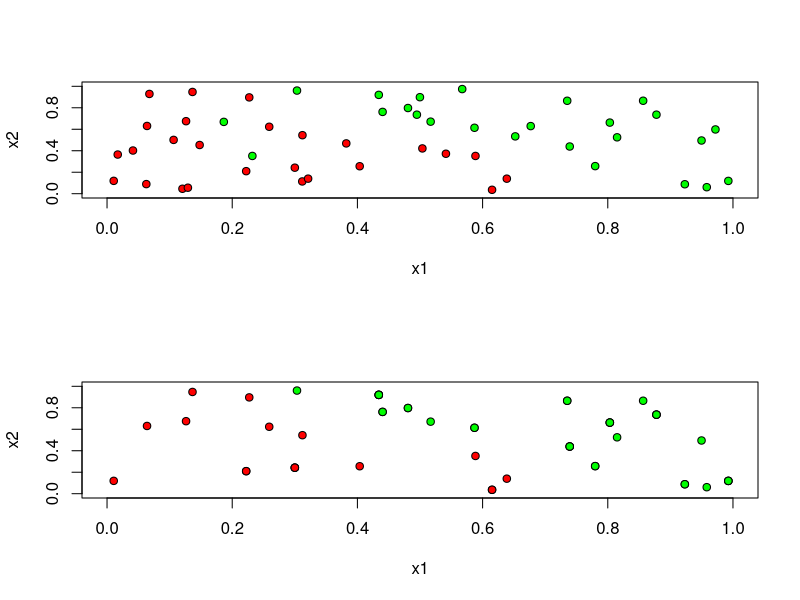
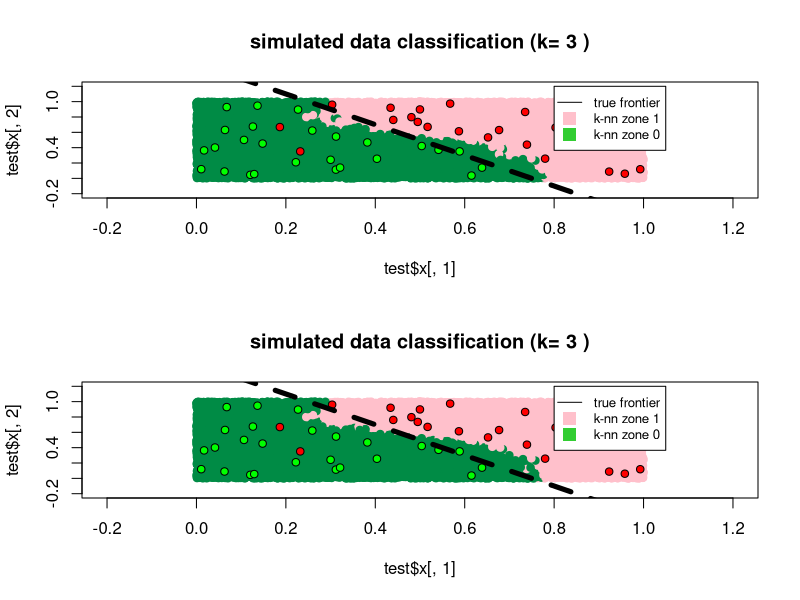

Write the R code that produced these figures, in order. (Note: this script raises an error after producing the figures.)

##########################################################################
# BAGGING PART
##########################################################################


##########################################################################
# Reuse the same genertive model as before
##########################################################################
rbernouilli <- function(n,beta){ 
  rand_uni=runif(n)
  rand_bern=rep(0,n)
  rand_bern[which(rand_uni<beta)]<-1
  return(rand_bern) 
} 

generate_fun <- function(n,mu_true,mu_0_true,alpha,beta) {
  x1 = runif(n)
  x2 = runif(n)
  indices=which(mu_true[1]*x1+mu_true[2]*x2+mu_0_true<0)
  y1=2*rbernouilli(n,alpha)-1  
  y=2*rbernouilli(n,beta)-1
  y[indices]=y1[indices]
  return(data.frame(cbind(x1,x2,y)))
}




bootstrap<-function(simul_table){
  a=dim(simul_table)  
  index_bootstrapped=sample(1:a[1],replace =TRUE)
  return(simul_table[index_bootstrapped,])
}




n=51
alpha=0.05
beta=0.95
mu_true=c(2,1)
mu_0_true=-1.5

simul_table=generate_fun(n,mu_true,mu_0_true,alpha,beta)

x11()
par(mfcol=c(2,1))
y0=(simul_table$y+1)/2+1
plot(simul_table[,1:2],
     xlim=c(0,1), ylim=c(0,1),
     pch = 21, 
     bg = c("red", "green")[y0])

simul_table_1=bootstrap(simul_table)
dim(simul_table_1)

y1=(simul_table_1$y+1)/2+1
plot(simul_table_1[,1:2],
     xlim=c(0,1), ylim=c(0,1),
     pch = 21, 
     bg = c("red", "green")[y1])

# remark that there seems to have less points in the second case, but it is
# just because the sample are with replacements, so it is highly unlikely that
# there exactly as many points as in the original sample.


##########################################################################
# the baggin procedure
##########################################################################


rexemple <- function(n){
  res <- list();
  res$x <- cbind(runif(n), runif(n));
  res$y <- array(n);
  res$o <- array(n);
  u <- runif(n);
  T = 2 * res$x[,1] + res$x[,2] < 1.5;
  res$y[T]  <- u[T]<alpha;
  res$y[!T] <- u[!T]<beta;
  res$o[!T]  <- 1;
  res$o[T]  <- 0;
  res;
}

#test=cbind(kronecker(seq(1:m)/m,rep(1,m)),rep(seq(1:m)/m,m));
test <- rexemple(20000); # could also use LHS here
nb_nn=3
library(class)
test_guessed <- knn(simul_table[,1:2], test$x, simul_table[,3], k=nb_nn)
                    
x11()
par(mfcol=c(2,1))
plot(test$x[,1], test$x[,2], 
     col = c("springgreen4", "pink")[as.numeric(test_guessed)], 
     pch = 19, xlim = c(-0.2, 1.2), ylim = c(-0.2, 1.2))
points(simul_table[,1], simul_table[,2], pch = 21,bg = c( "green","red")[(1+simul_table$y)/2+1])
lines(c(0, 1), c(1.5, -0.5),col="black",lwd=5, lty=2)
# graph legend and result prints
title(paste("simulated data classification (k=",nb_nn,")"))       

legend(0.8, 1.2, cex=0.8,c("true frontier", "k-nn zone 1", "k-nn zone 0"), 
       lty = c(1, 0, 0), lwd = c(1, 0, 0),
       pch = c(NA,22, 22),
       pt.bg = c("black", "pink", "limegreen"),
       pt.cex = 2)








bootstrap<-function(simul_table){
  a=dim(simul_table)  
  index_bootstrapped=sample(1:a[1],replace =TRUE)
  return(simul_table[index_bootstrapped,])
}


bagging <- function(simul_table,test,nb_nn,B){
  a=length(test$y)
  test_guessed=matrix(0,a,B)
  for(i in 1:B){
    simul_table_1=bootstrap(simul_table)  
    test_guessed[,i]  <- (as.numeric(knn(simul_table_1[,1:2], test$x, simul_table_1[,3], k=nb_nn))-1)*2-1    
  }
  values=sign(apply(test_guessed,1,sum))
  return(values)
}

B=1000;
bagged_values=bagging(simul_table,test,nb_nn,B)

plot(test$x[,1], test$x[,2], 
     col = c("springgreen4", "pink")[as.numeric((1+bagged_values)/2+1)], 
     pch = 19, xlim = c(-0.2, 1.2), ylim = c(-0.2, 1.2))


points(simul_table[,1], simul_table[,2], pch = 21,bg = c( "green","red")[(1+simul_table$y)/2+1])
lines(c(0, 1), c(1.5, -0.5),col="black",lwd=5, lty=2)
# graph legend and result prints
title(paste("simulated data classification (k=",nb_nn,")"))       
legend(0.8, 1.2, cex=0.8,c("true frontier", "k-nn zone 1", "k-nn zone 0"), 
       lty = c(1, 0, 0), lwd = c(1, 0, 0),
       pch = c(NA,22, 22),
       pt.bg = c("black", "pink", "limegreen"),
       pt.cex = 2)



# measuring the error done on test:

# first give the oracle true label
true_indices=test$o
a=length(test$y)

bagging_error=sum(true_indices!=(1+bagged_values)/2)/a
no_bagging_errorsum(true_indices!=(as.numeric(test_guessed))-1)/a


##########################################################################
# BOOSTING  PART
##########################################################################
